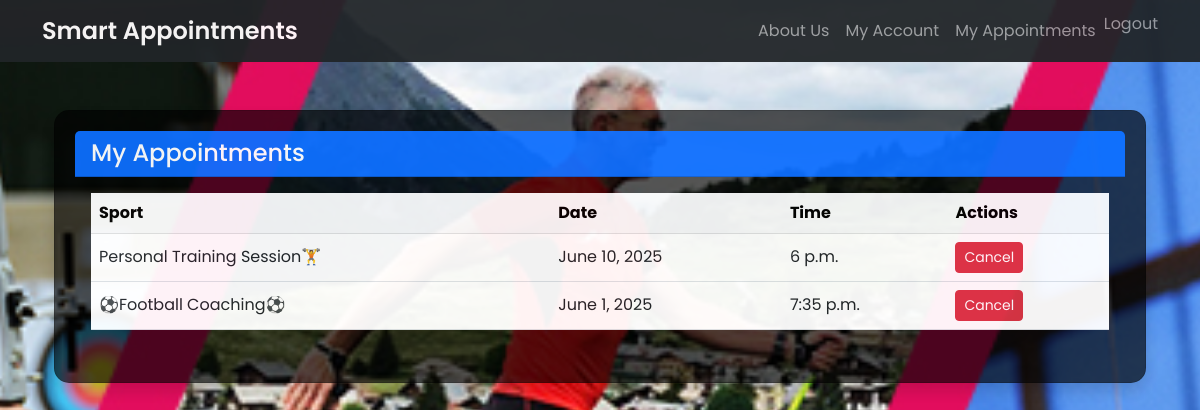
The page /my-appointments/ (signed in) on the database its author committed.
### booking/models.py (models this page shows, shortened)
class Appointment(models.Model):
    user = models.ForeignKey(User, on_delete=models.CASCADE)
    service = models.ForeignKey(Service, on_delete=models.CASCADE)
    date = models.DateField()
    time = models.TimeField()

class Service(models.Model):
    name = models.CharField(max_length=100)
    description = models.TextField()

### booking/views.py (the view)
# urls.py: path('my-appointments/', views.my_appointments, name='my_appointments'),
@login_required
def my_appointments(request):
    appointments = Appointment.objects.filter(user=request.user)
    return render(request, 'booking/my_appointments.html', {'appointments': appointments})

### booking/templates/booking/my_appointments.html (shortened to what this page needs)
{% extends "booking/base.html" %}
{% block content %}
<div class="container">
    <div class="card shadow">
        <div class="card-header bg-primary text-white">
            <h4 class="mb-0">
                 My Appointments
            </h4>
        </div>
        <div class="card-body">
            {% if appointments %}
            <div class="table-responsive">
                <table class="table table-hover align-middle">
                    <thead class="table-light">
                        <tr>
                            <th>Sport</th>
                            <th>Date</th>
                            <th>Time</th>
                            <th>Actions</th>
                        </tr>
                    </thead>
                    <tbody>
                        {% for appointment in appointments %}
                        <tr>
                            <td>{{ appointment.service.name }}</td>
                            <td>{{ appointment.date }}</td>
                            <td>{{ appointment.time }}</td>
                            <td>
                                <form action="/cancel/{{ appointment.id }}/" method="post" style="display:inline;">
                                    <button type="submit" class="btn btn-danger btn-sm" onclick="return confirm('Are you sure you want to cancel this appointment?');">
                                         Cancel
                                    </button>
                                </form>
                            </td>
                        </tr>
                        {% endfor %}
                    </tbody>
                </table>
            </div>
            {% else %}
            <div class="alert alert-info">
                <i class="bi bi-info-circle"></i> No appointments booked yet.
                <a href="/" class="alert-link">Book one now!</a>
            </div>
            {% endif %}
        </div>
    </div>
</div>
{% endblock %}

### booking/templates/booking/styles.css (style rules this page uses)
body { background-image: url('/static/booking/bg.jpg'); background-size: cover; background-repeat: no-repeat; background-position: center center; background-attachment: fixed; color: #fff; }
.navbar, .card, .alert { opacity: 0.95; }
.card { background-color: rgba(0, 0, 0, 0.7); border-radius: 15px; padding: 20px; color: #fff; }

### booking/templates/booking/base.html (style rules this page uses)
body { font-family: 'Poppins', sans-serif; background-color: #f8f9fa; }

### rows shown on the page
Appointment: service.name "Personal Training Session🏋", date "June 10, 2025", time "6 p.m."
Appointment: service.name "⚽Football Coaching⚽", date "June 1, 2025", time "7:35 p.m."
